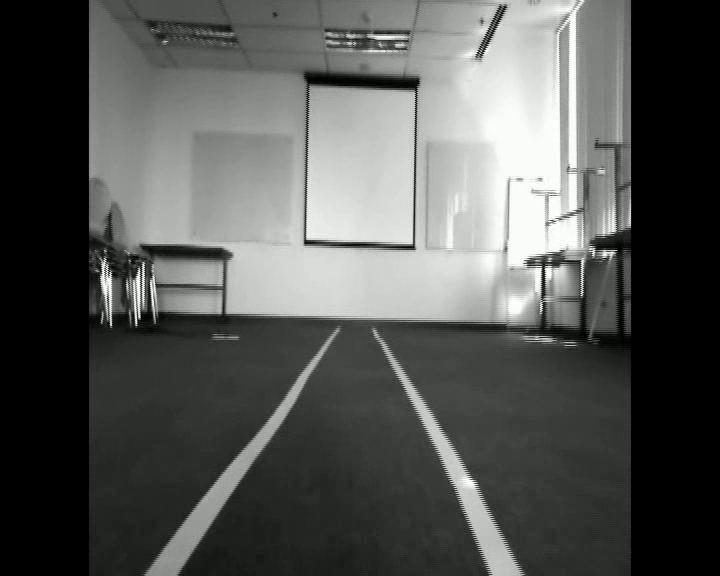
#> input picture frame 21 of sample_vid/output.avi, 720 x 576 px, given in place of road1.avi, which was not available
$ python detect_road.py
#> lines starting #> are read from the running program, lines starting #| are printed output that depends on the picture; after the words box and inside, x2 and y2 are one past the last pixel; in counts of white or black regions, pixels touching at a corner belong together; pictures that were not available may be replaced by others from this repository, and a replacement may not be noted
import cv2
import numpy as np
import math

cap = cv2.VideoCapture('sample_vid/road1.avi')
fourcc = cv2.VideoWriter_fourcc(*'XVID')
fps = 30
width = int(cap.get(3))
height = int(cap.get(4))
frame_size = (width, height)
out = cv2.VideoWriter('sample_vid/output.avi',fourcc, fps, frame_size)


# Region of Interest
roiWidth = width
roiHeight = height
roiX = 0
roiY = int(height * 2/3)

#Process for lines on the road
def slope(vx1, vx2, vy1, vy2):         #Parameters to calculate slope
    m=float(vy2-vy1)/float(vx2-vx1)        #Slope equation
    theta = math.atan(m)                  #calculate the slope angle
    return theta*(180/np.pi)              #Calculated angle in radians

# Image processing
while (cap.isOpened()):
    ret, frame = cap.read()
#> frame is the input picture: shape (576, 720, 3); mean B, G, R 85.1, 87.3, 85.8
    gray = cv2.cvtColor(frame, cv2.COLOR_BGR2GRAY)

    #Using histogram equalization to increase image contrast
    hist = cv2.equalizeHist(gray)
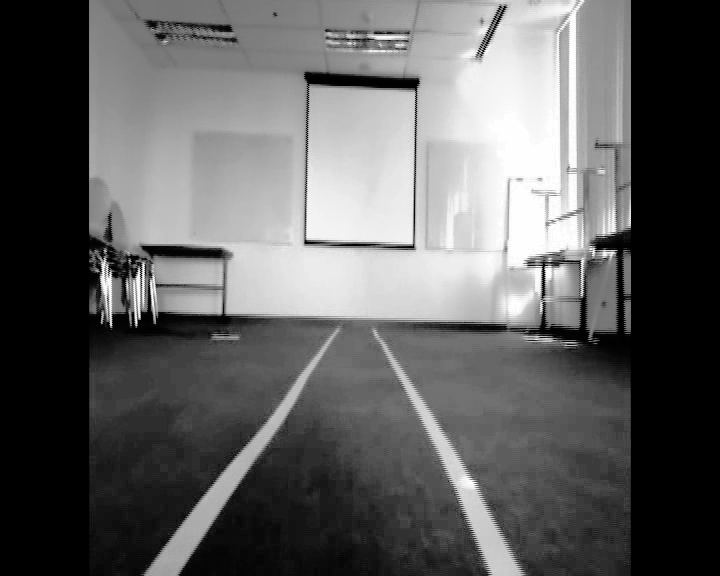
#> hist: shape (576, 720); min 0, max 255, mean 97
    video = cv2.cvtColor(gray,cv2.COLOR_GRAY2BGR)
    cv2.rectangle(video, (roiX, roiY), (width, height), (255, 0, 0),1)
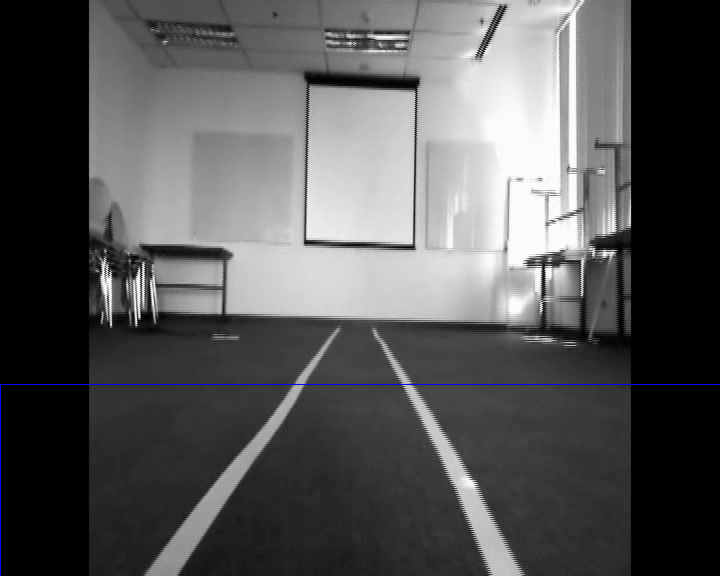
#> video: shape (576, 720, 3); mean B, G, R 87, 86.5, 86.5

    # Change color space to extract lane color
    hsv = cv2.cvtColor(video, cv2.COLOR_BGR2HSV)
#> hsv: shape (576, 720, 3); mean H, S, V 0.3, 0.6, 87
    grayROI  = hsv[roiY:roiY+roiHeight, roiX:roiX+roiWidth]
#> grayROI: shape (192, 720, 3); mean H, S, V 0.8, 1.7, 45.6
    low_white = np.array([0,0,90],dtype=np.uint8)
    high_white = np.array([255,255,255],dtype=np.uint8)
    mask = cv2.inRange(grayROI,low_white,high_white)
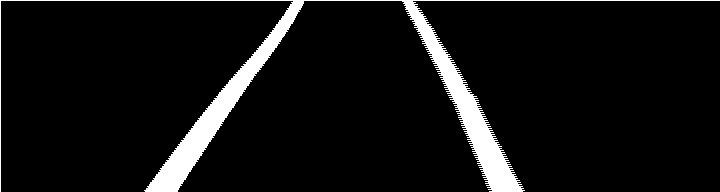
#> mask: shape (192, 720); 7.1% white; 1 white region, box (x1, y1, x2, y2) and area: (0, 0, 720, 192) 9752


    #Length for lines to find
    minLineLength = 100
    maxLineGap = 40
    lines = cv2.HoughLinesP(mask,1,np.pi/180,10,minLineLength,maxLineGap)
#> lines = 44 rows, first 6: [405, 0, 520, 191], [162, 191, 300, 0], [0, 0, 299, 0], [163, 191, 297, 13], [406, 3, 515, 191], [411, 0, 522, 191]
    frameClone = frame.copy()
    for x1,y1,x2,y2 in lines[0]:
      if (round(x2-x1)!=0):
            arctan = slope(x1,x2,y1,y2)
            if (round(arctan>=round(-80)) and round(arctan<=round(-30))):

                cv2.rectangle(frameClone, (x1 + roiX, y1 + roiY), (x2 + roiX, y2 + roiY), (0, 255, 0), 3, lineType=8, shift=0)
            if (round(arctan>=round(30)) and round(arctan<=round(80))):
                #cv2.line(frameClone,(x1 + roiX,y1 + roiY),(x2 + roiX,y2 + roiY),(0, 255, 0),2)
                cv2.rectangle(frameClone, (x1 + roiX, y1 + roiY), (x2 + roiX, y2 + roiY), (0, 255, 0), 3, lineType=8, shift=0)
#> this loop made 1 pass
#> (x1, y1, x2, y2, m in slope, theta in slope, arctan) on pass 1: (405, 0, 520, 191, 1.66, 1.03, 58.95)
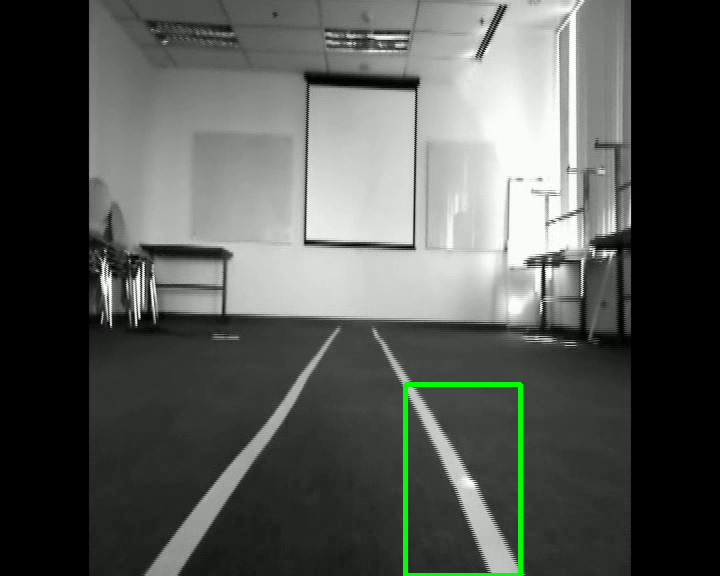
#> frameClone: shape (576, 720, 3); 0.68% of pixels changed, all inside (x1, y1, x2, y2) = (403, 382, 523, 576)
                #print x1 + roiX

    cv2.imshow('Video', frameClone)
    out.write(frameClone)
    if cv2.waitKey(30) & 0xFF == ord('q'):
#> (key q is pressed here)
        break


cap.release()
out.release()
cv2.destroyAllWindows()

$ run again, starting later in the video
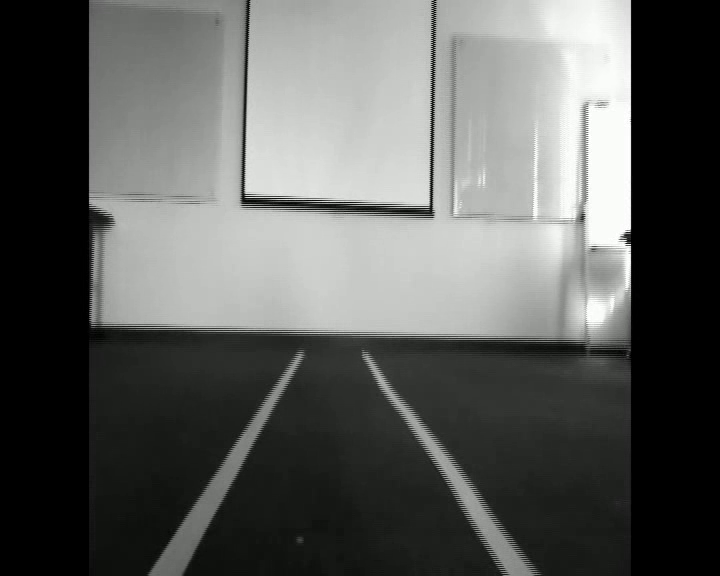
#> input picture frame 94 of sample_vid/output.avi, 720 x 576 px, given in place of road1.avi, which was not available
#> frame is the input picture: shape (576, 720, 3); mean B, G, R 91.5, 93.7, 92.3
#> hsv: shape (576, 720, 3); mean H, S, V 0.3, 0.6, 93.5
#> grayROI: shape (192, 720, 3); mean H, S, V 0.8, 1.7, 30.9
#> `mask = cv2.inRange(grayROI,low_white,high_white)`:
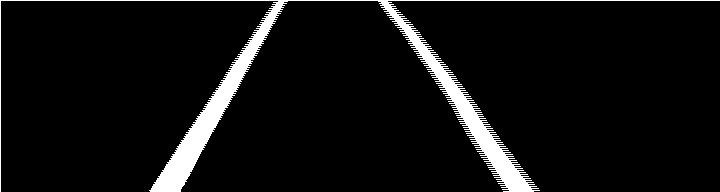
#> mask: shape (192, 720); 6.4% white; 1 white region, box (x1, y1, x2, y2) and area: (0, 0, 720, 192) 8865
#> lines = 38 rows, first 6: [409, 26, 525, 191], [0, 0, 719, 0], [163, 191, 247, 46], [454, 103, 513, 191], [176, 191, 262, 22], [383, 1, 521, 191]
#> the loop `for x1,y1,x2,y2 in lines[0]:` made 1 pass
#> (x1, y1, x2, y2, m in slope, theta in slope, arctan) on pass 1: (409, 26, 525, 191, 1.42, 0.958, 54.89)
#> after the loop `for x1,y1,x2,y2 in lines[0]:`:
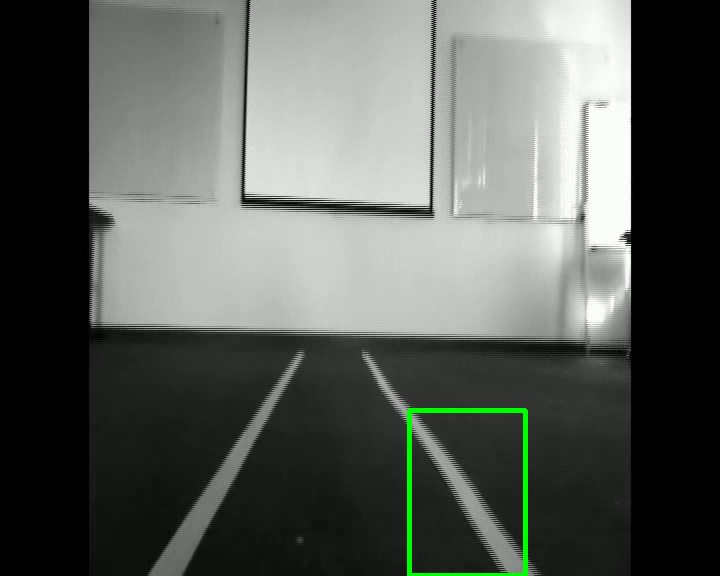
#> frameClone: shape (576, 720, 3); 0.62% of pixels changed, all inside (x1, y1, x2, y2) = (407, 408, 528, 576)
